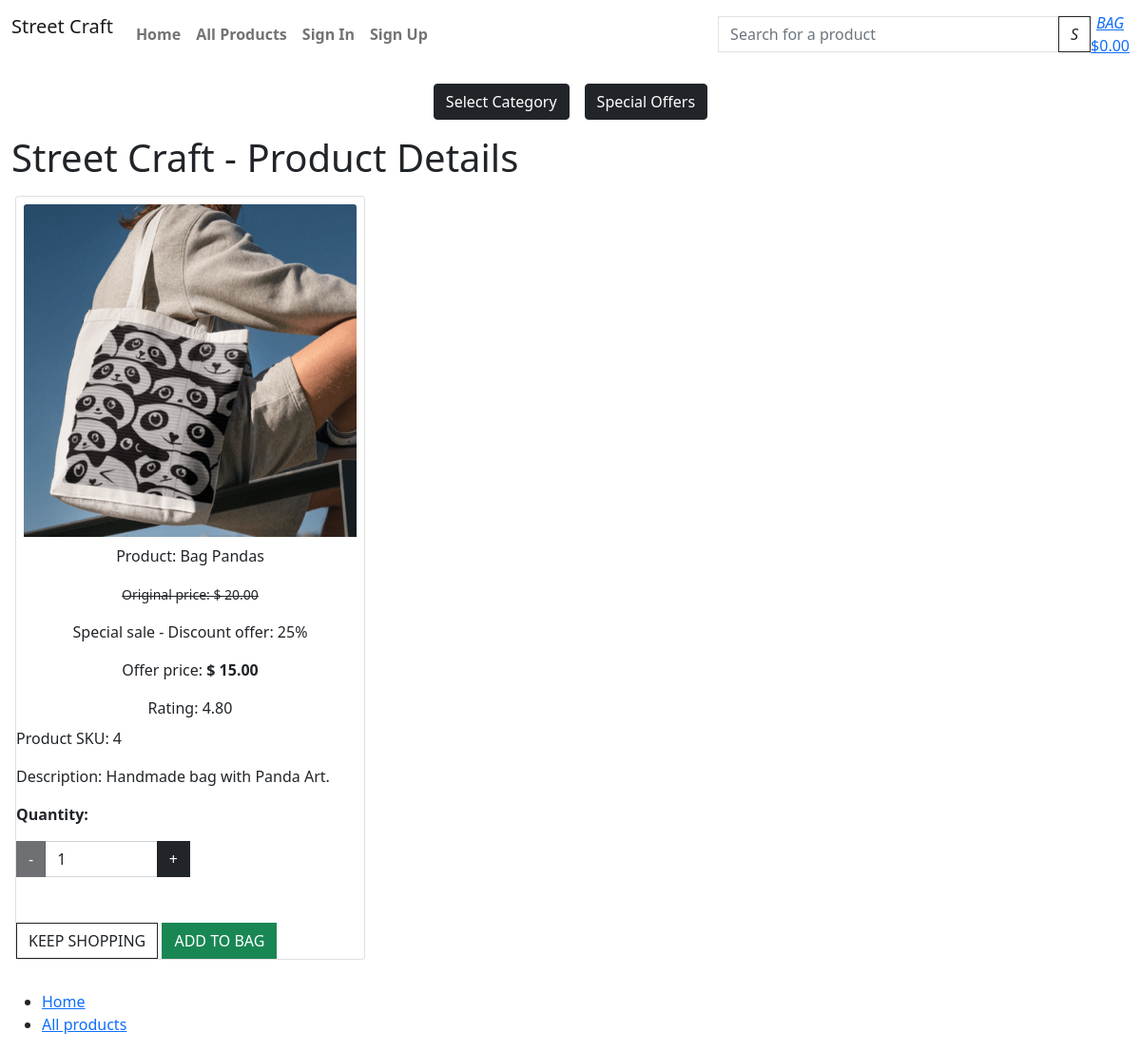
Screenshot of /details/bag-pandas/ with the database file from the repository.
### products/models.py (models this page shows, shortened)
class Product(models.Model):
    sku = models.SmallAutoField(primary_key=True)
    name = models.CharField(max_length=150, unique=True)
    release_date = models.DateTimeField(auto_now_add=True)
    category = models.ForeignKey('Category', null=True, blank=True, on_delete=models.SET_NULL)
    description = models.TextField()
    price = models.DecimalField(max_digits=6, decimal_places=2)
    offer_active = models.BooleanField(default=False)
    offer = models.ForeignKey(Offer, null=True, blank=True, on_delete=models.SET_NULL)
    rating = models.DecimalField(max_digits=6, decimal_places=2, null=True, blank=True)
    product_image = models.ImageField(null=True, blank=True)
    product_image_url = models.URLField(max_length=1024, null=True, blank=True)
    slug = models.SlugField(max_length=254, null=True, blank=True, unique=True)
    class Meta:
        ordering = ['-release_date']
    def cal_discount_price(self):
        return self.price - ((self.price * self.offer.offer_discount) / 100)

class Offer(models.Model):
    offer_sku = models.SmallAutoField(primary_key=True)
    offer_name = models.CharField(max_length=50,)
    offer_display = models.CharField(max_length=254, null=True, blank=True)
    offer_discount = models.IntegerField(default=0,
        validators=[
            MaxValueValidator(80),
            MinValueValidator(0)
        ])

### products/views.py (the view)
# urls.py: path('details/<slug>/', views.product_details, name='product_details'),
def product_details(request, slug):
    product = get_object_or_404(Product, slug=slug)
    context = {
        'product': product,
    }
    return render(request, 'products/product_details.html', context)

### shopbag/contexts.py (called while the page is built, shortened)
def bag_contents(request):
    bag_items = []
    total = 0
    product_count = 0
    bag = request.session.get('bag', {})
    if total < settings.FREE_DELIVERY_THRESHOLD:
        delivery = total * Decimal(settings.STANDARD_DELIVERY_PERCENTAGE / 100)
        free_delivery_delta = settings.FREE_DELIVERY_THRESHOLD - total
    else:
        delivery = 0
        free_delivery_delta = 0
    grand_total = delivery + total
    context = {
        'bag_items': bag_items,
        'total': total,
        'product_count': product_count,
        'delivery': delivery,
        'free_delivery_delta': free_delivery_delta,
        'free_delivery_threshold': settings.FREE_DELIVERY_THRESHOLD,
        'grand_total': grand_total,
    }
    return context

### templates/products/product_details.html (shortened to what this page needs)
{% extends "base.html" %}
{% load static %}
{% block content %}
<header>
    <div class="container-fluid">
        <h1>Street Craft - Product Details</h1>
    </div>
</header>
<div class="col-md-4 p-0">
    <div class="card m-3">
        <div class="card-body m-1 p-1 text-center">
                <div class="image-container">
                    {% if product.product_image %}
                    <img class="card-img-top img-fluid" src="{{ product.product_image.url }}" alt="{{ product.name }}">
                    {% else %}
                    <img class="card-img-top img-fluid" src="{{ MEDIA_URL }}noimage-sc.png" alt="No image of the product">
                    {% endif %}
                </div>
            <p class="card-text mt-2">Product: {{ product.name }}</p>
            {% if product.offer  %}
            <p class="card-text"><del><small>Original price: $ {{ product.price }}</small></del></p>
            <p class="card-text">{{ product.offer.offer_display }} - Discount offer: {{ product.offer.offer_discount }}%</p>
            <p> Offer price: <strong>$ {{ product.cal_discount_price }} </strong></p>
            {% else %}
            <p class="card-text">Price: $ {{ product.price }}</p>
            {% endif %}
            <p class="card-text">Rating: {{ product.rating }}</p>
        </div>
        <div>
            <p class="card-text">Product SKU: {{ product.sku }}</p>
            <p class="card-text">Description: {{ product.description }}</p>
        </div>
        <div>
            <form class="form" action="{% url 'add_to_bag' product.slug %}" method="POST">
                <div class="form-row">
                    <div class="col-12">
                        <p class="mt-3"><strong>Quantity:</strong></p>
                        <div class="form-group w-50">
                            <div class="input-group">
                                <div class="input-group-prepend">
                                    <button type="button" class="decrement-qty btn btn-dark rounded-0"
                                        data-item_id="{{ product.slug }}" id="decrement-qty_{{ product.slug }}">
                                        <span>-</span>
                                    </button>
                                </div>
                                <input class="form-control qty_input" type="number"
                                    name="quantity" value="1" min="1" max="99"
                                    data-item_id="{{ product.slug }}"
                                    id="id_qty_{{ product.slug }}">
                                <div class="input-group-append">
                                    <button type="button" class="increment-qty btn btn-dark rounded-0"
                                        data-item_id="{{ product.slug }}" id="increment-qty_{{ product.slug }}">
                                        <span>+</span>
                                    </button>
                                </div>
                            </div>
                        </div>
                    </div>
                    <div class="col-12">
                        <a href="{% url 'products' %}" class="btn btn-outline-dark rounded-0 mt-5" >
                            <span class="text-uppercase">Keep Shopping</span>
                        </a>
                        <input type="submit" class="btn btn-success rounded-0 text-uppercase mt-5" value="Add to Bag">
                    </div>
                </div>
            </form>
        </div>
    </div>
</div>
{% endblock content %}

### rows the page displays
Product: product_image (picture), name "Bag Pandas", price "20.00", offer.offer_display "Special sale", offer.offer_discount "25", cal_discount_price "15.00", rating "4.80", sku "4", description "Handmade bag with Panda Art."
